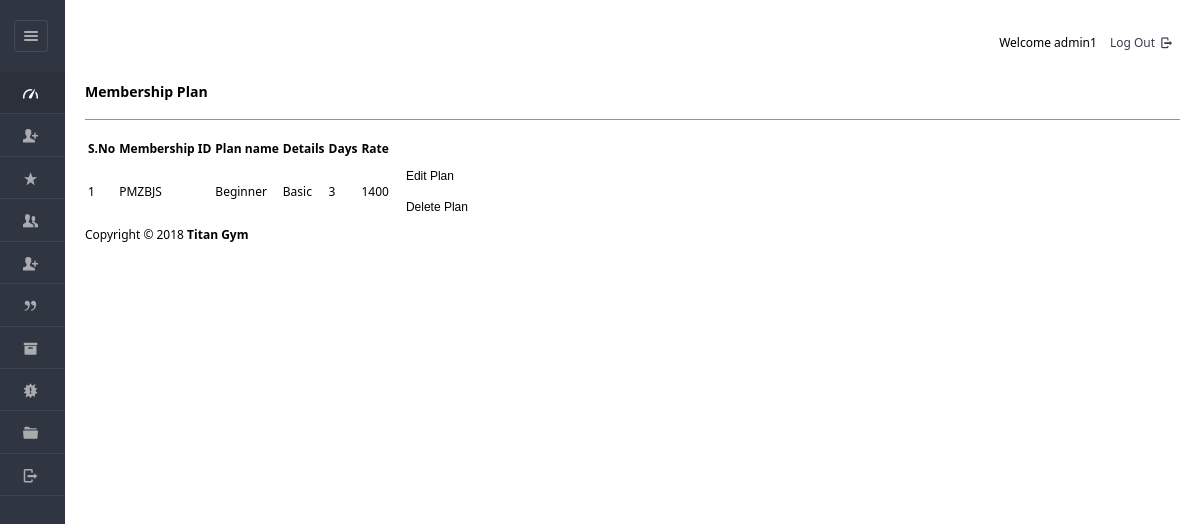
Before: /Files/dashboard/admin/view_plan.php (signed in) with the older database file.
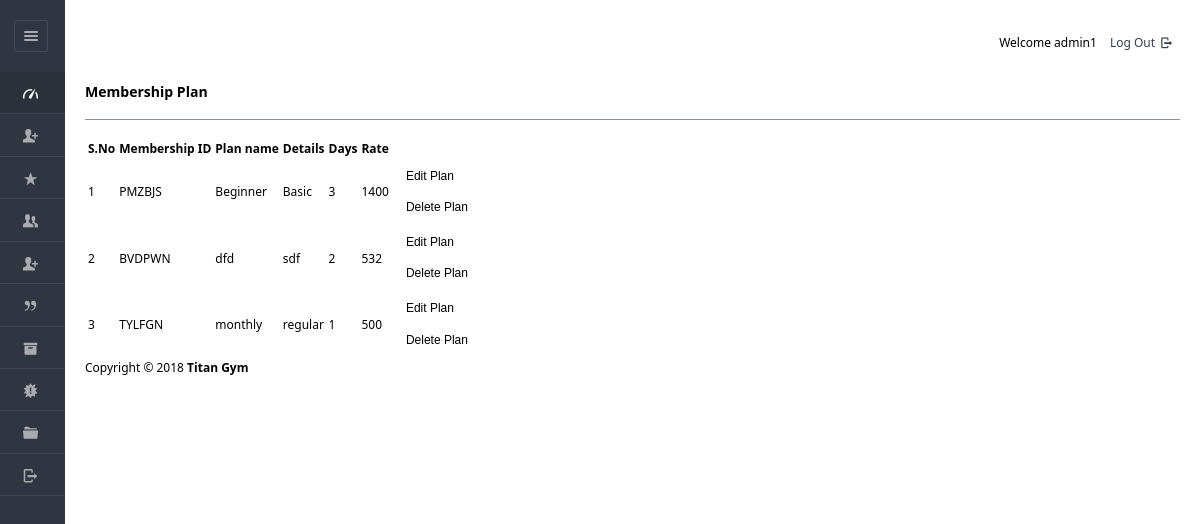
After: the same page with the newer database file.
### tables this page shows
CREATE TABLE `plan`  (
  `pid` varchar(8) NOT NULL,
  `planName` varchar(20) NOT NULL,
  `description` varchar(50) NOT NULL,
  `validity` varchar(20) NOT NULL,
  `amount` int(10) NOT NULL,
  PRIMARY KEY (`pid`) USING BTREE,
  INDEX `pid`(`pid`) USING BTREE
);

### Files/dashboard/admin/view_plan.php (the view, shortened to what this page needs)
<?php
require '../../include/db_conn.php';
?>
<!DOCTYPE html>
<html lang="en">
<head>
    <link rel="stylesheet" href="../../css/style.css"  id="style-resource-5">
    <link rel="stylesheet" href="../../css/dashMain.css">
    <link rel="stylesheet" type="text/css" href="../../css/entypo.css">
</head>
     <body class="page-body  page-fade" onload="initializeMember()">
    	<div class="page-container sidebar-collapsed" id="navbarcollapse">
		<div class="sidebar-menu">
			<header class="logo-env">
					<div class="sidebar-collapse" onclick="collapseSidebar()">
				<a href="#" class="sidebar-collapse-icon with-animation">
					<i class="entypo-menu"></i>
				</a>
			</div>
			</header>
    		<?php include('nav.php'); ?>
    	</div>
    		<div class="main-content">
				<div class="row">
					<div class="col-md-6 col-sm-8 clearfix">
					</div>
					<div class="col-md-6 col-sm-4 clearfix hidden-xs">
						<ul class="list-inline links-list pull-right">
							<li>Welcome <?php echo $_SESSION['full_name']; ?>
							</li>
							<li>
								<a href="logout.php">
									Log Out <i class="entypo-logout right"></i>
								</a>
							</li>
						</ul>
					</div>
				</div>
		<h3>Membership Plan</h3>
		<hr />
		<table class="table table-bordered datatable" id="table-1">
			<thead>
				<tr>
					<th>S.No</th>
					<th>Membership ID</th>
					<th>Plan name</th>
					<th>Details</th>
					<th>Days</th>
					<th>Rate</th>
					<th></th>
				</tr>
			</thead>
				<tbody>
					<?php
					$query  = "select * from plan ORDER BY amount DESC";
					$result = mysqli_query($con, $query);
					$sno    = 1;
					if (mysqli_affected_rows($con) != 0) {
					    while ($row = mysqli_fetch_array($result, MYSQLI_ASSOC)) {
					        $msgid = $row['pid'];
					        echo "<tr><td>" . $sno . "</td>";
					        echo "<td>" . $row['pid'] . "</td>";
					        echo "<td>" . $row['planName'] . "</td>";
					        echo "<td>" . $row['description'] . "</td>";
					        echo "<td>" . $row['validity'] . "</td>";
					        echo "<td>" . $row['amount'] . "</td>";
					        $sno++;
					        echo "<td><form action='edit_plan.php' method='post'><input type='hidden' name='name' value='" . $msgid . "'/><input type='submit' value='Edit Plan ' class='btn btn-info'/></form><form action='del_plan.php' method='post' onSubmit='return ConfirmDelete();'><input type='hidden' name='name' value='" . $msgid . "'/><input type='submit' value='Delete Plan' class='btn btn-danger'/></form></td></tr>";
					    }
					}
					?>
				</tbody>
		</table>
<?php include('footer.php'); ?>
    	</div>
    </body>
</html>

### Files/dashboard/admin/nav.php (shortened to what this page needs)
<ul id="main-menu" class="">
    <li class="active opened active"><a href="index.php"><i class="entypo-gauge"></i><span>Dashboard</span></a></li>
	<li><a href="new_entry.php"><i class="entypo-user-add"></i><span>New Registration</span></a>
	<li><a href="payments.php"><i class="entypo-star"></i><span>Payments</span></a></li>
	<li class="" id="hassubopen"><a href="#" onclick="memberExpand(1)"><i class="entypo-users"></i><span>Members</span></a>
	</li>
	<li><a href="new_health_status.php"><i class="entypo-user-add"></i><span>Health Status</span></a>
		<li class="" id="planhassubopen"><a href="#" onclick="memberExpand(2)"><i class="entypo-quote"></i><span>Plan</span></a>
	<li><a href="new_plan.php"><i class="entypo-box"></i><span>Overview</span></a>
	<li><a href="new_plan.php"><i class="entypo-alert"></i><span>Alerts</span></a>
	</li>
	<li><a href="more-userprofile.php"><i class="entypo-folder"></i><span>Profile</span></a></li>
	<li><a href="logout.php"><i class="entypo-logout"></i><span>Logout</span></a></li>
</ul>

### Files/dashboard/admin/footer.php
<footer class="main">Copyright &copy; 2018 <strong>Titan Gym </strong></footer>

### Files/css/style.css (style rules this page uses)
html { font-size: 62.5%; font-family: sans-serif; }
div { display: block; }
body { font-family: "Noto Sans", sans-serif, "Helvetica Neue", Helvetica, Arial, sans-serif; font-size: 12px; line-height: 1.428571429; display: block; margin: 0; }
*, *:before, *:after { box-sizing: border-box; }
a { text-decoration: none; background: transparent; }
input, button, select, textarea { font-family: inherit; font-size: inherit; line-height: inherit; }
button, input { line-height: normal; }
button, input, select, textarea { font-family: inherit; font-size: 100%; margin: 0; }
input { background-color: white; cursor: text; padding: 1px; border-width: 2px; border-style: inset; border-color: initial; border-image: initial; }
input, textarea, select, button { text-rendering: auto; color: initial; letter-spacing: normal; word-spacing: normal; text-transform: none; text-indent: 0px; text-shadow: none; display: inline-block; text-align: start; margin: 0em; font: 400 13.3333px Arial; }
.btn { display: inline-block; margin-bottom: 0; font-weight: 400; text-align: center; vertical-align: middle; cursor: pointer; background-image: none; border: 1px solid transparent; white-space: nowrap; padding: 6px 12px; font-size: 12px; line-height: 1.428571429; border-radius: 3px; user-select: none; }
button, html input[type="button"], input[type="reset"], input[type="submit"] { cursor: pointer; }
a { color: #373e4a; text-decoration: none; }
a { background: transparent; }
a { color: #373e4a; }
.page-container { position: relative; padding-left: 280px; }
.page-container .sidebar-menu { position: absolute; width: 280px; top: 0; left: 0; bottom: 0; background: #303641; color: #aaabae; z-index: 1; min-height: 796px; box-sizing: border-box; }
.page-container .sidebar-menu .logo-env { width: 100%; padding: 35px; padding-bottom: 10px; box-sizing: border-box; }
.page-container.sidebar-collapsed { padding-left: 65px; }
.page-container.sidebar-collapsed .sidebar-menu { z-index: 4; width: 65px; }
.page-container.sidebar-collapsed .sidebar-menu .logo-env { display: block; padding: 20px; }
.page-container .sidebar-menu .logo-env:before, .page-container .sidebar-menu .logo-env:after { content: " "; display: table; }
.page-container .sidebar-menu .logo-env > div { display: block; vertical-align: middle; white-space: nowrap; float: left; }
.page-container .sidebar-menu .logo-env > div > a { display: inline-block; color: #aaabae; }
.page-container.sidebar-collapsed .sidebar-menu .logo-env > div.sidebar-collapse { display: block; padding: 0; left: 3px; }
.page-container .sidebar-menu .logo-env > div.sidebar-collapse, .page-container .sidebar-menu .logo-env > div.sidebar-mobile-menu { position: relative; float: right; }
.page-container .sidebar-menu .logo-env > div.sidebar-collapse a, .page-container .sidebar-menu .logo-env > div.sidebar-mobile-menu a { display: inline-block; border: 1px solid #454a54; text-align: center; padding: 0; line-height: 1; font-size: 20px; font-weight: 300; padding: 5px 2px; background-clip: padding-box; border-radius: 3px; transition: all 200ms ease-in-out; }
.page-container .sidebar-menu .logo-env:after { clear: both; }
.page-container .sidebar-menu #main-menu { list-style: none; margin: 0; padding: 0; margin-bottom: 20px; }
ul, ol { margin-top: 0; margin-bottom: 8.5px; }
ul, menu, dir { display: block; list-style-type: disc; }
.page-container .sidebar-menu #main-menu li { position: relative; margin: 0; font-size: 12px; border-bottom: 1px solid rgba(69, 74, 84, 0.7); }
li { display: list-item; }
.page-container .sidebar-menu #main-menu li.active > a { background-color: #2b303a; color: #ffffff; }
.page-container .sidebar-menu #main-menu li a { position: relative; display: block; padding: 10px 20px; color: #aaabae; z-index: 2; transition: color 250ms ease-in-out, background-color 250ms ease-in-out; }
.page-container .sidebar-menu #main-menu li a i { top: 1px; }
.page-container .sidebar-menu #main-menu li i { position: relative; font-size: 15px; margin-right: 5px; }
i, cite, em, var, address, dfn { font-style: italic; }

Changed rows visible on the page:
added plan: pid "BVDPWN", planName "dfd", description "sdf", validity "2", amount "532"
added plan: pid "TYLFGN", planName "monthly", description "regular", validity "1", amount "500"
